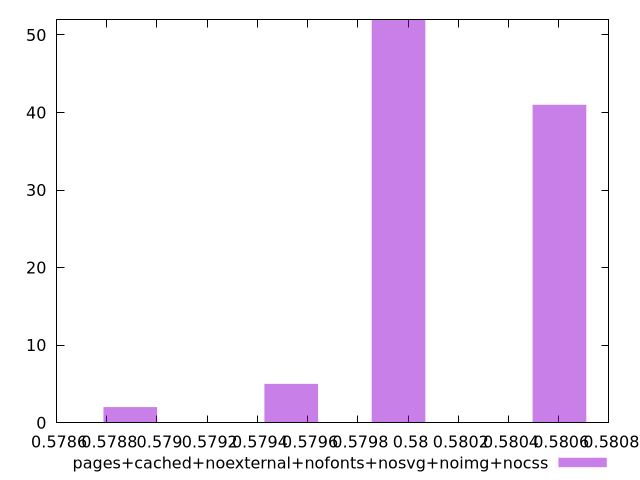

Generate this figure with gnuplot:
$_pagesCachedNoexternalNofontsNosvgNoimgNocss <<EOF
0.5806031011060276 41
0.5799620229671546 52
0.5788935594023662 2
0.5795346375412392 5
EOF
set key outside below
set terminal pngcairo
set output "report_00006_2020-11-02T20-21-41.718Z/uses-rel-preload/pages+cached+noexternal+nofonts+nosvg+noimg+nocss//hist.png"
set yrange [0:52]
set boxwidth 0.00021369271295768407
set style fill transparent solid 0.5 noborder
plot $_pagesCachedNoexternalNofontsNosvgNoimgNocss title "pages+cached+noexternal+nofonts+nosvg+noimg+nocss" with boxes ,
